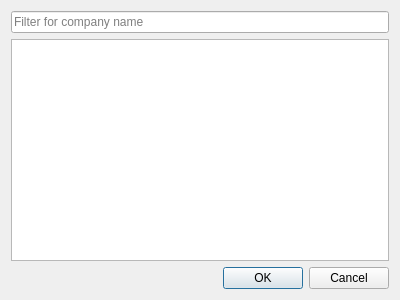
<?xml version="1.0" encoding="UTF-8"?>
<ui version="4.0">
 <class>DialogSelectInvenTreeCompany</class>
 <widget class="QDialog" name="DialogSelectInvenTreeCompany">
  <property name="geometry">
   <rect>
    <x>0</x>
    <y>0</y>
    <width>400</width>
    <height>300</height>
   </rect>
  </property>
  <property name="windowTitle">
   <string>Companies</string>
  </property>
  <layout class="QGridLayout" name="gridLayout">
   <item row="2" column="0">
    <widget class="QDialogButtonBox" name="buttonBox">
     <property name="orientation">
      <enum>Qt::Horizontal</enum>
     </property>
     <property name="standardButtons">
      <set>QDialogButtonBox::Cancel|QDialogButtonBox::Ok</set>
     </property>
    </widget>
   </item>
   <item row="1" column="0">
    <widget class="QTableView" name="tableViewCompanyList">
     <property name="selectionMode">
      <enum>QAbstractItemView::SingleSelection</enum>
     </property>
     <property name="selectionBehavior">
      <enum>QAbstractItemView::SelectRows</enum>
     </property>
    </widget>
   </item>
   <item row="0" column="0">
    <widget class="QLineEdit" name="lineEditFilter">
     <property name="placeholderText">
      <string>Filter for company name</string>
     </property>
    </widget>
   </item>
  </layout>
 </widget>
 <resources/>
 <connections>
  <connection>
   <sender>buttonBox</sender>
   <signal>accepted()</signal>
   <receiver>DialogSelectInvenTreeCompany</receiver>
   <slot>accept()</slot>
   <hints>
    <hint type="sourcelabel">
     <x>248</x>
     <y>254</y>
    </hint>
    <hint type="destinationlabel">
     <x>157</x>
     <y>274</y>
    </hint>
   </hints>
  </connection>
  <connection>
   <sender>buttonBox</sender>
   <signal>rejected()</signal>
   <receiver>DialogSelectInvenTreeCompany</receiver>
   <slot>reject()</slot>
   <hints>
    <hint type="sourcelabel">
     <x>316</x>
     <y>260</y>
    </hint>
    <hint type="destinationlabel">
     <x>286</x>
     <y>274</y>
    </hint>
   </hints>
  </connection>
 </connections>
</ui>
